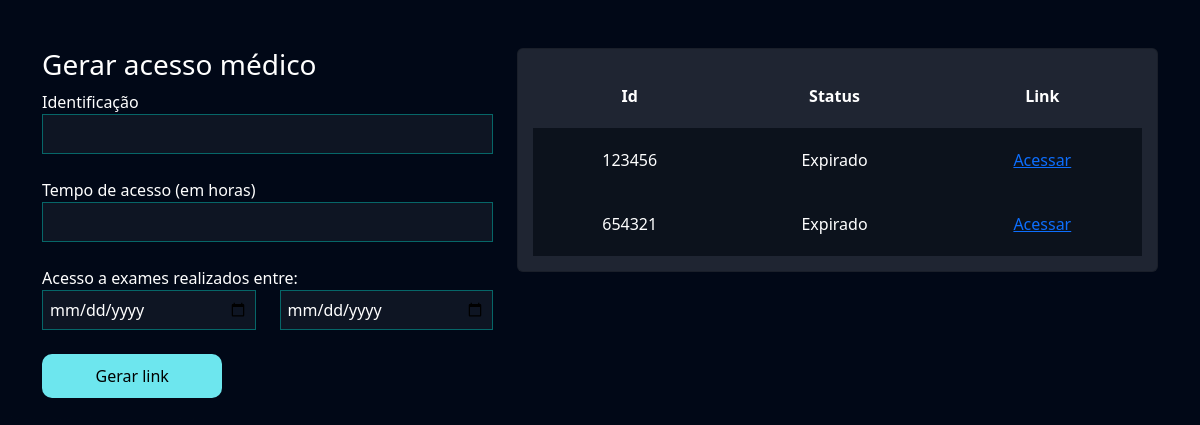
The app's page /exames/gerar_acesso_medico/ (signed in) with its own data.
### exames/models.py (models this page shows, shortened)
class AcessoMedico(models.Model):
    usuario = models.ForeignKey(User, on_delete=models.DO_NOTHING)
    identificacao = models.CharField(max_length=50)
    tempo_de_acesso = models.IntegerField() # Em horas
    criado_em = models.DateTimeField()
    data_exames_iniciais = models.DateField()
    data_exames_finais = models.DateField()
    token = models.CharField(max_length=20, null=True, blank=True)
    @property
    def status(self):
        return 'Expirado' if timezone.now() > (self.criado_em + timedelta(hours=self.tempo_de_acesso)) else 'Ativo'
    @property
    def url(self):
        return f"http://127.0.0.1:8000/exames/acesso_medico/{self.token}"

### exames/views.py (the view, shortened to what this page needs)
# urls.py: path('gerar_acesso_medico/', views.gerar_acesso_medico, name="gerar_acesso_medico"),
@login_required
def gerar_acesso_medico(request):
    if request.method == "GET":
        acessos_medicos = AcessoMedico.objects.filter(usuario=request.user)
        return render(request, 'gerar_acesso_medico.html', {'acessos_medicos': acessos_medicos})

### templates/gerar_acesso_medico.html (shortened to what this page needs)
{% extends "bases/base.html" %}
{% load static %}
{% block 'head' %}
<link href="{% static 'exames/css/solicitar_exames.css' %}" rel="stylesheet">
<link href="{% static 'exames/css/gerenciar_pedidos.css' %}" rel="stylesheet">
{% endblock 'head' %}
{% block 'conteudo' %}
<br>
<br>
<div class="container">
    <div class="row">
        <div class="col-md-5">
            <h3>Gerar acesso médico</h3>
            <form action="{% url 'gerar_acesso_medico' %}" method="POST">{% csrf_token %}
                <label for="">Identificação</label>
                <br>
                <input style="width: 100%" type="text" name="identificacao" id="" class="input-default">
                <br>
                <br>
                <label for="">Tempo de acesso (em horas)</label>
                <br>
                <input style="width: 100%" type="number" name="tempo_de_acesso" id="" class="input-default">
                <br>
                <br>
                <div class="row">
                    <label for="">Acesso a exames realizados entre:</label>
                    <div class="col-md">
                        <input style="width: 100%" type="date" name="data_exame_inicial" id="" class="input-default">
                    </div>
                    <div class="col-md">
                        <input style="width: 100%" type="date" name="data_exame_final" id="" class="input-default">
                        <br>
                        <br>
                    </div>
                </div>
                <input style="width: 40%" type="submit" class="btn-default" value="Gerar link">
            </form>
        </div>
        <div class="col-md">
            <div class="card">
                <table style="text-align: center">
                    <tr>
                        <th>Id</th>
                        <th>Status</th>
                        <th>Link</th>
                    </tr>
                    {% for acesso in acessos_medicos %}
                    <tr class="linha-tabela">
                        <td>{{acesso.identificacao}}</td>
                        <td>{{acesso.status}}</td>
                        <td><a href="{{acesso.url}}" target="_blank">Acessar</a></td>
                    </tr>
                    {% endfor %}
                </table>
            </div>
        </div>
    </div>
</div>
{% endblock 'conteudo' %}

### templates/static/geral/css/base.css (style rules this page uses)
:root { --main-color: #151C34; --dark-color: #0C121C ; --light-color: #6DE6EE; --contrast-color: #f4c96b; --differential-color: #066668; }
* { color: white }
.input-default { background-color: rgba(255,255,255,0.05); border: 1px solid var(--differential-color); padding: 7px; width: 50%; }
.btn-default { background-color: var(--light-color); color: black; width: 15%; padding: 10px; border: none; border-radius: 10px; }

### templates/static/exames/css/solicitar_exames.css (style rules this page uses)
body { background-image: url('/static/geral/img/bg2.png'); background-size: cover; }
.card { background-color: rgba(217, 217, 217, .14); color: white; padding: 15px; }

### templates/static/exames/css/gerenciar_pedidos.css (style rules this page uses)
.linha-tabela { background-color: var(--dark-color); height: 20px; }
td, th { padding: 20px; }

### records on screen
AcessoMedico: identificacao "123456", status "Expirado"
AcessoMedico: identificacao "654321", status "Expirado"
